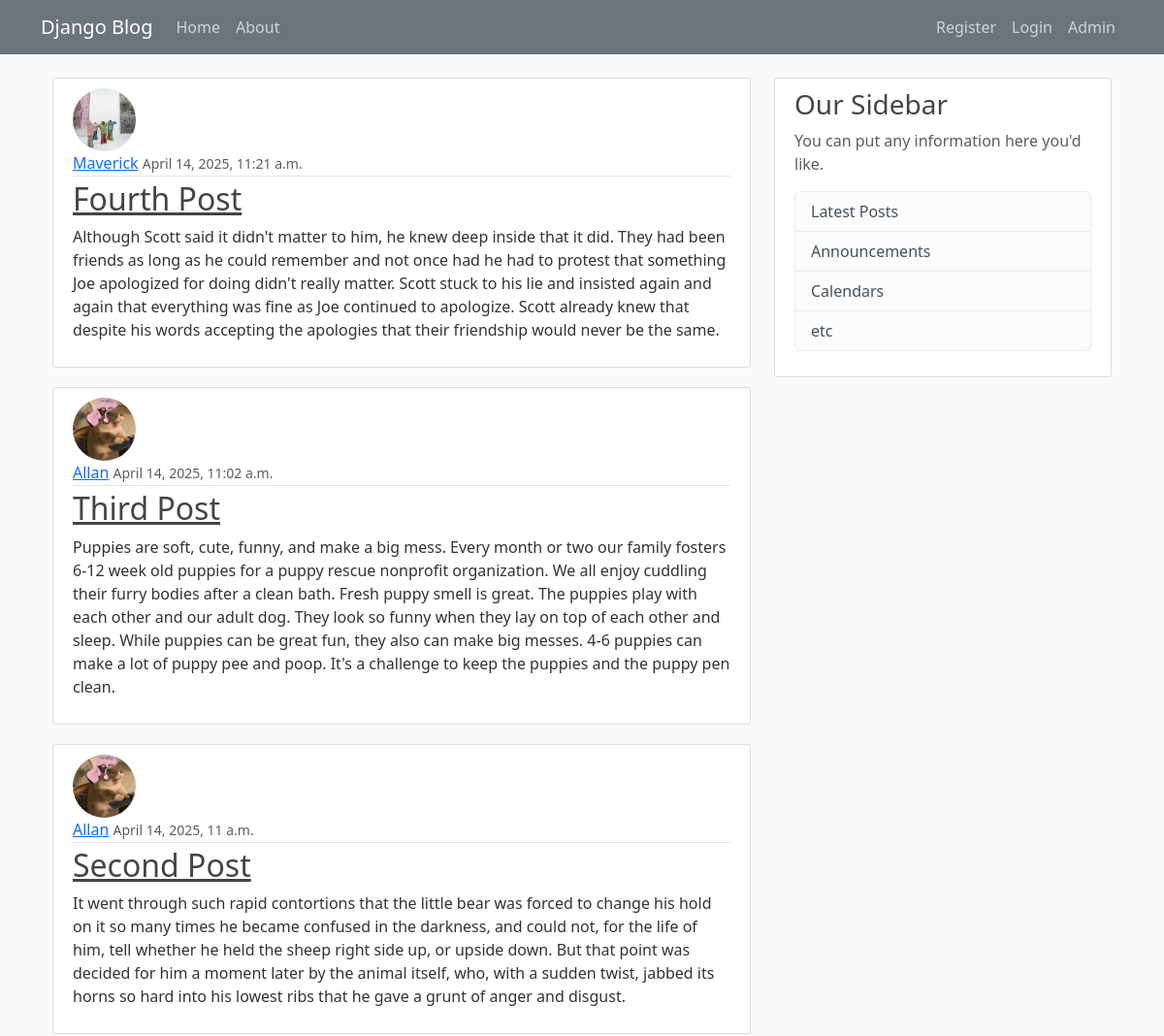
Before: / (upper part) with the older database file.
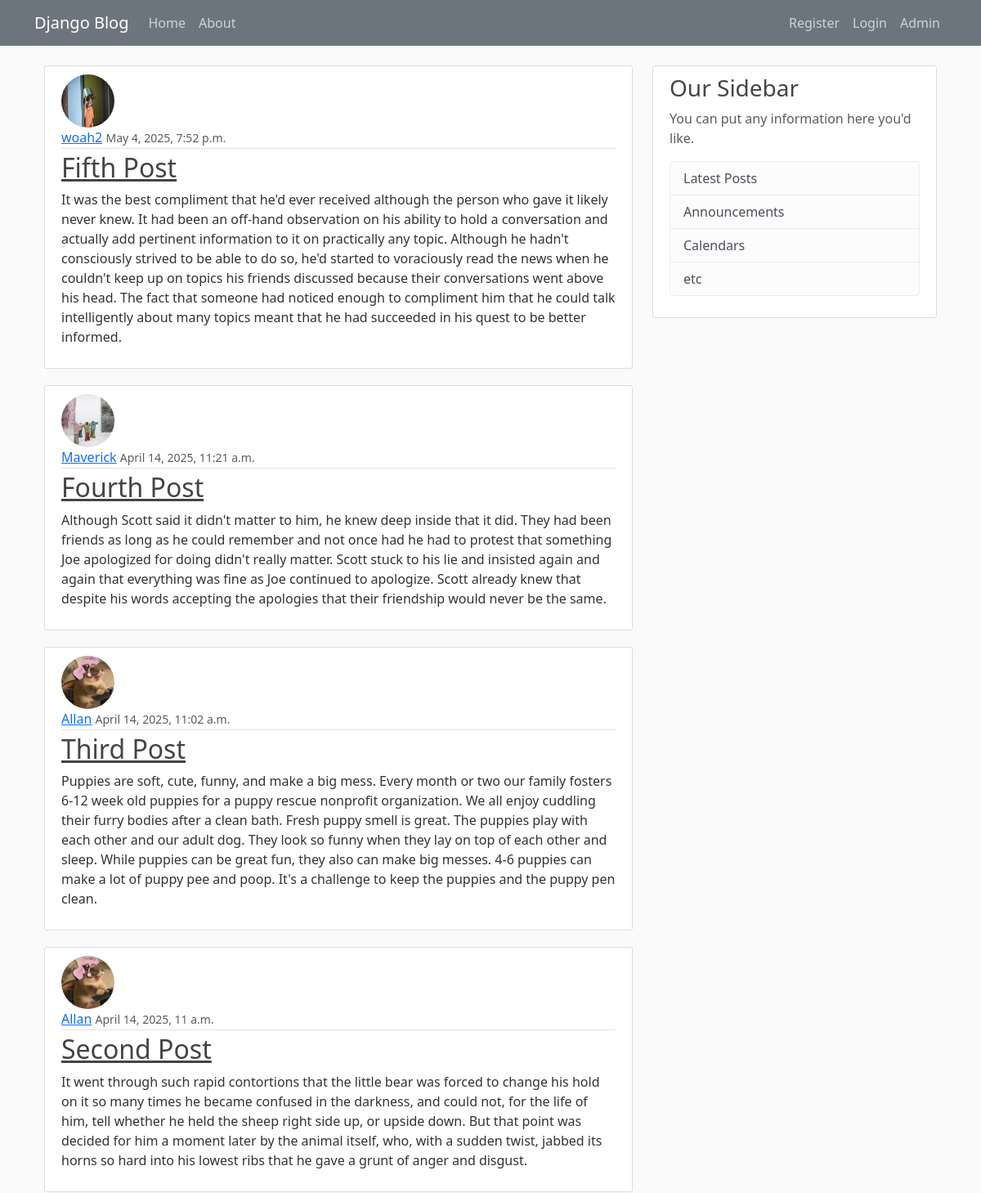
After: the same page with the newer database file.
### MyBlog/models.py (models this page shows, shortened)
class Post(models.Model):
    author = models.ForeignKey(User, on_delete=models.CASCADE)
    title = models.CharField(max_length=100)
    content = models.TextField()
    date_posted = models.DateTimeField(default=timezone.now)

### MyBlog_Users/models.py (models this page shows, shortened)
class Profile(models.Model):
    user = models.OneToOneField(User, on_delete=models.CASCADE)
    image = models.ImageField(upload_to='profile_pics', default='default.jpg')

### MyBlog/views.py (the view)
# urls.py: path('',PostListView.as_view(), name='index'),
class PostListView(ListView):
    model = Post
    template_name = 'Blog/index.html'  # <app>/<model>_<viewtype>.html
    context_object_name = 'posts'
    ordering = ['-date_posted']

### MyBlog/Templates/Blog/index.html
{% extends 'Blog/base.html' %}
{% block content %}
    <main>
        {% for post in posts %}
            <article class="media content-section">
                <img class="rounded-circle article-img" src="{{ post.author.profile.image.url }}">
              <div class="media-body">
                <div class="article-metadata">
                  <a class="mr-2" href="#">{{ post.author }}</a>
                  <small class="text-muted">{{ post.date_posted }}</small>
                </div>
                <h2><a class="article-title" href="{% url 'post_detail' post.id%}">{{ post.title }}</a></h2>
                <p class="article-content">{{ post.content }}</p>
              </div>
            </article>
        {% endfor %}
    </main>
{% endblock %}

### MyBlog/Templates/Blog/base.html (shortened to what this page needs)
{% load static %}
<!DOCTYPE html>
<html lang="en">
<head>
    <link href="https://cdn.jsdelivr.net/npm/bootstrap@5.3.5/dist/css/bootstrap.min.css" rel="stylesheet">
    <link rel="stylesheet" type="text/css" href="{% static 'blog/main.css' %}">
</head>
<body>
<header class="site-header">
  <nav class="navbar navbar-expand-md navbar-dark bg-secondary fixed-top">
    <div class="container">
      <a class="navbar-brand mr-4" href="{% url 'index' %}">Django Blog</a>
      <div class="collapse navbar-collapse" id="navbarToggle">
        <div class="navbar-nav mr-auto">
          <a class="nav-item nav-link" href="{% url 'index' %}">Home</a>
          <a class="nav-item nav-link" href="{% url 'about' %}">About</a>
        </div>
        <div class="navbar-nav ms-auto">
            {% if user.is_authenticated %}
            <a class="nav-item nav-link" href="{% url 'post_create'%}">New Post</a>
            <a class="nav-item nav-link" href="{% url 'profile'%}">Profile</a>
            <form method="post" action="{% url 'logout' %}" style="display: inline;">
                {% csrf_token %}
                <button type="submit" class="nav-item nav-link btn btn-link" style="padding: 7.5px; border: none; background: none;">
                    Logout
                </button>
            </form>
                {% else %}
          <a class="nav-item nav-link" href="{% url 'register' %}">Register</a>
          <a class="nav-item nav-link" href="{% url 'login' %}">Login</a>
            {% endif %}
          <a class="nav-item nav-link" href="/admin/">Admin</a>
        </div>
      </div>
    </div>
  </nav>
</header>
<div class="container">
<main role="main" class="container">
  <div class="row">
    <div class="col-md-8">
      {% block content %}{% endblock %}
    </div>
    <div class="col-md-4">
      <div class="content-section">
        <h3>Our Sidebar</h3>
        <p class='text-muted'>You can put any information here you'd like.
          <ul class="list-group">
            <li class="list-group-item list-group-item-light">Latest Posts</li>
            <li class="list-group-item list-group-item-light">Announcements</li>
            <li class="list-group-item list-group-item-light">Calendars</li>
            <li class="list-group-item list-group-item-light">etc</li>
          </ul>
        </p>
      </div>
    </div>
  </div>
</main>
</div>
</body>
</html>

### MyBlog/static/blog/main.css (style rules this page uses)
body { background: #fafafa; color: #333333; margin-top: 5rem; }
h1, h2, h3, h4, h5, h6 { color: #444444; }
ul { margin: 0; }
.site-header .navbar-nav .nav-link { color: #cbd5db; }
.content-section { background: #ffffff; padding: 10px 20px; border: 1px solid #dddddd; border-radius: 3px; margin-bottom: 20px; }
.article-title { color: #444444; }
.article-content { white-space: pre-line; }
.article-img { height: 65px; width: 65px; margin-right: 16px; }
.article-metadata { padding-bottom: 1px; margin-bottom: 4px; border-bottom: 1px solid #e3e3e3 }

Changed rows visible on the page:
added Post: author.profile.image (placeholder picture), author "woah2", date_posted "May 4, 2025, 7:52 p.m.", title "Fifth Post", content "It was the best compliment that he'd ever received although the person who gave it likely never knew. It had been an off-hand observation on his ability to hold a conversation and actually add pertinent information to it on practically any topic. Although he hadn't consciously strived to be able to do so, he'd started to voraciously read the news when he couldn't keep up on topics his friends discussed because their conversations went above his head. The fact that someone had noticed enough to compliment him that he could talk intelligently about many topics meant that he had succeeded in his quest to be better informed."
